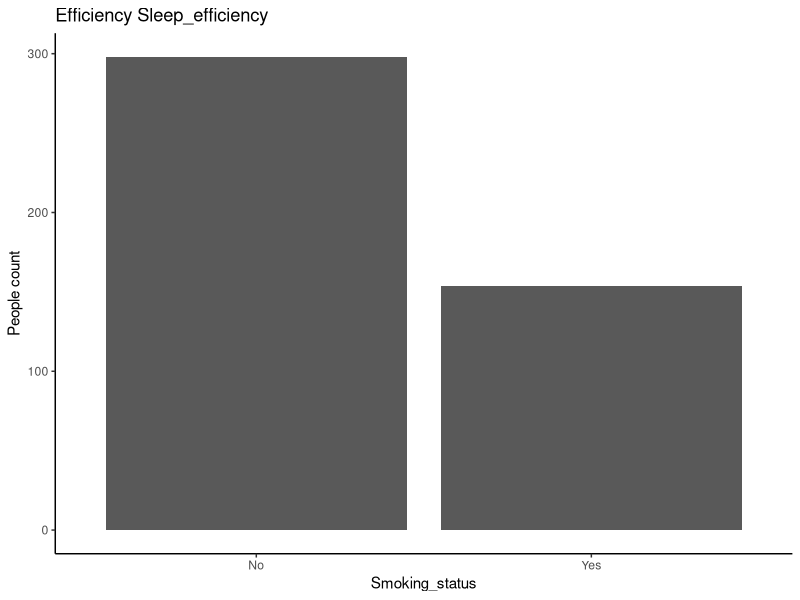
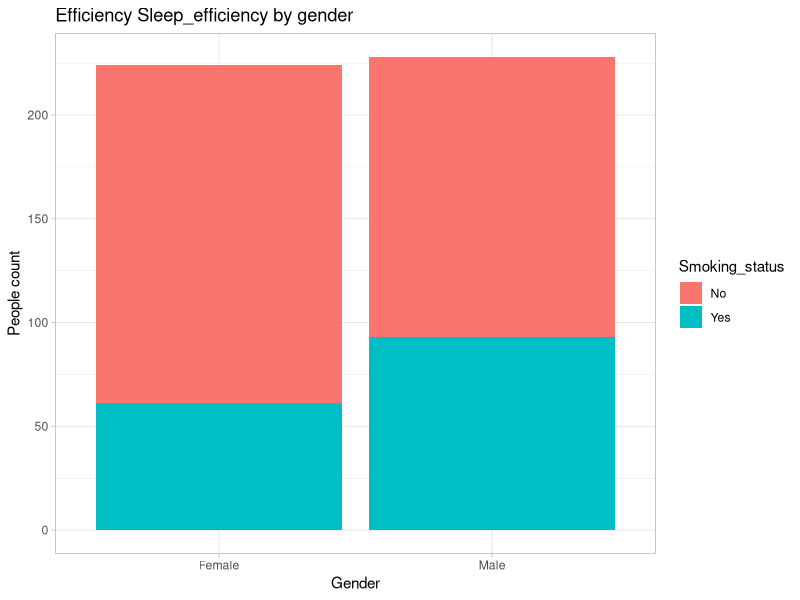
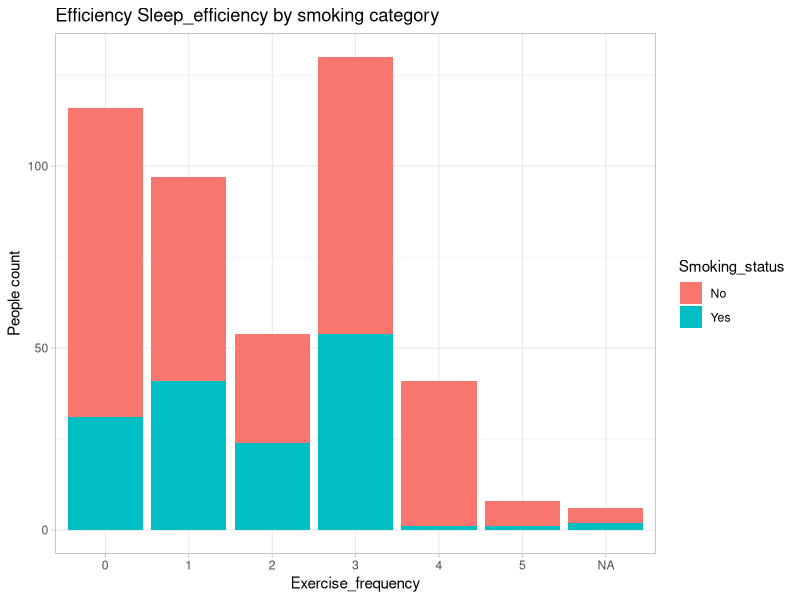
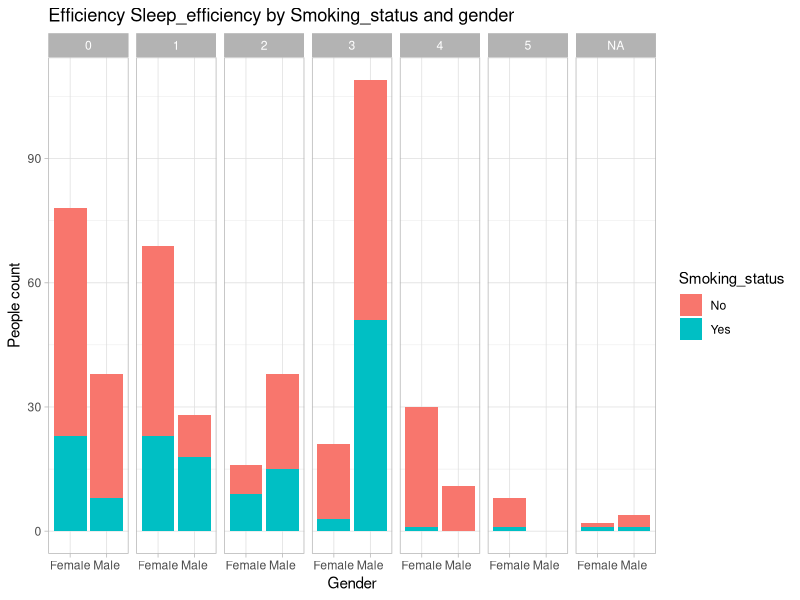
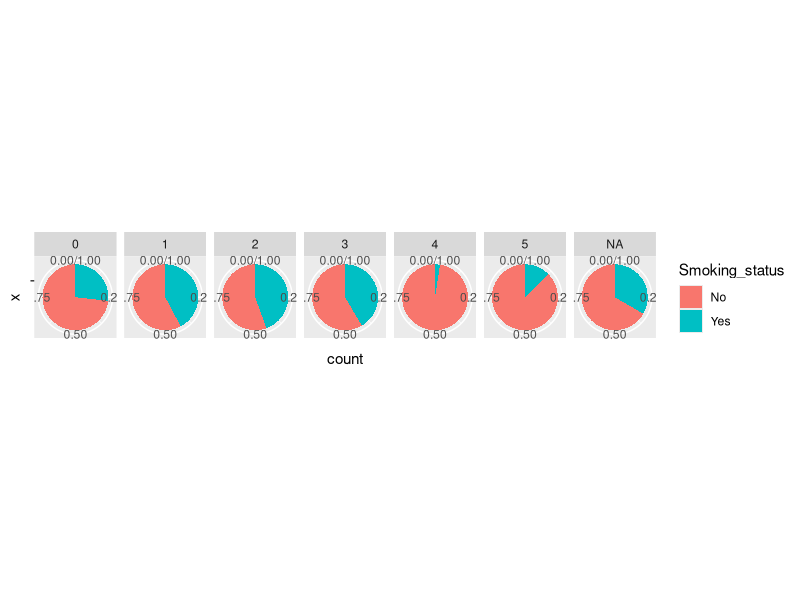
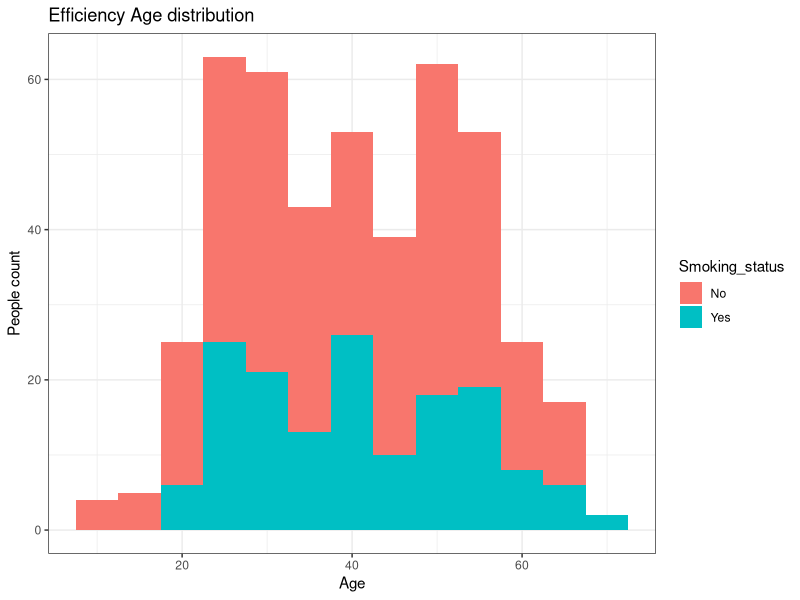
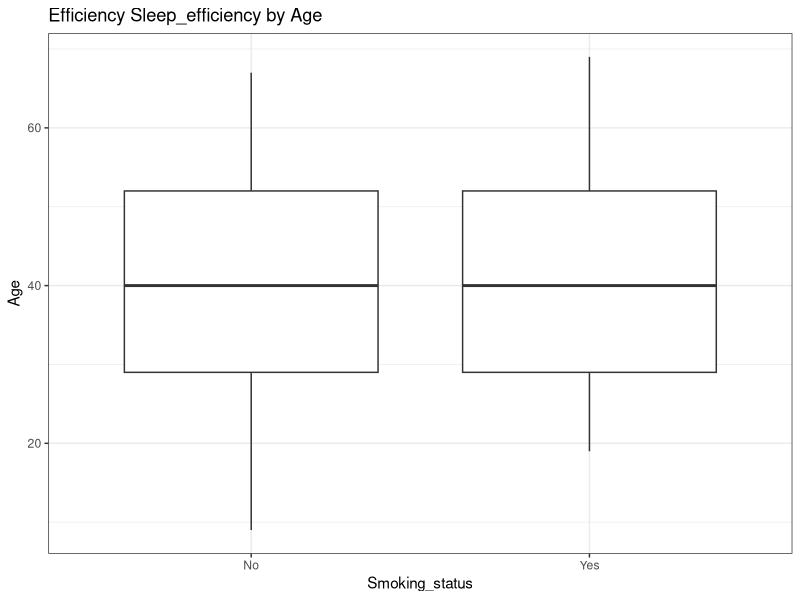
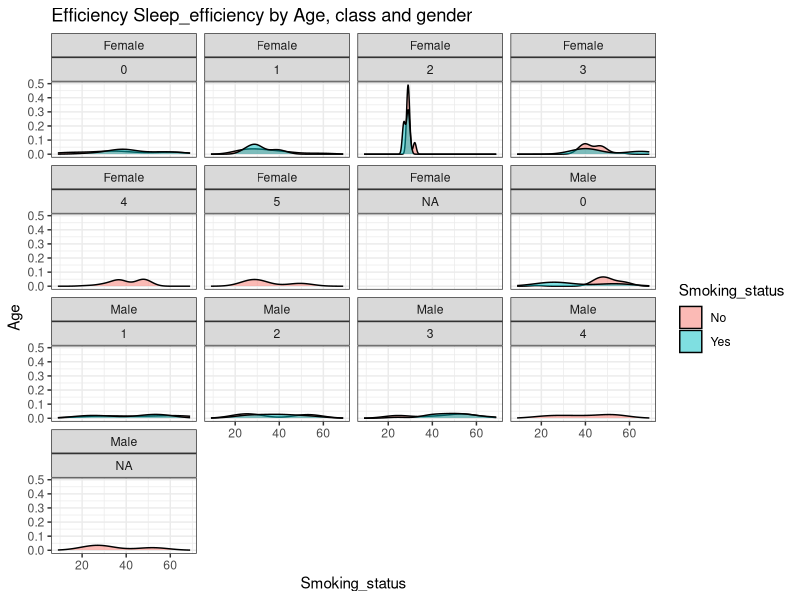

Source code (R) for these figures, in order:
#Importing Dataset
Efficiency <- read.csv("Efficiency.csv", stringsAsFactors = FALSE)

# Viewing Dataset
View(Efficiency)

# Datatypes Check
str(Efficiency)

# Datatype Conversion
Efficiency$Gender <- as.factor(Efficiency$Gender)
Efficiency$Exercise_frequency <- as.factor(Efficiency$Exercise_frequency)
Efficiency$Smoking_status <- as.factor(Efficiency$Smoking_status)
Efficiency$Sleep_efficiency <- as.factor(Efficiency$Sleep_efficiency)

# Datatypes Recheck
str(Efficiency)

# Express Table for people Smoking_status
prop.table(table(Efficiency$Smoking_status))

# Importing Library
library(ggplot2)


# People Survival Count Bar graph
ggplot(Efficiency, aes(x = Smoking_status)) + theme_classic() + 
  geom_bar() + 
  labs(y = "People count", title = "Efficiency Sleep_efficiency")


# Gender wise survival Plot
ggplot(Efficiency, aes(x = Gender, fill = Smoking_status)) + theme_light() + 
  geom_bar() + 
  labs(y = "People count", 
       title = "Efficiency Sleep_efficiency by gender")


# Plot for survival based on smoking category
ggplot(Efficiency, aes(x = Exercise_frequency, fill = Smoking_status)) + theme_light() + 
  geom_bar() + 
  labs(y = "People count", 
       title = "Efficiency Sleep_efficiency by smoking category")


# Plot for gender based Sleep_efficiency from each smoking category
ggplot(Efficiency, aes(x = Gender, fill = Smoking_status)) + theme_light() + 
  facet_grid(~Exercise_frequency) + geom_bar() + 
  labs(y = "People count", 
       title = "Efficiency Sleep_efficiency by Smoking_status and gender")


# Pie chart for Sleep_efficiency
ggplot(Efficiency, aes(x = "", fill = Smoking_status)) + 
  geom_bar(position = "fill") + 
  facet_grid(~Exercise_frequency) + coord_polar(theta = "y")


# Plot for Age group Sleep_efficiency distribution
ggplot(Efficiency, aes(x = Age, fill = Smoking_status)) + 
  theme_bw() + geom_histogram(binwidth = 5) +
  labs(y = "People count", x = "Age", 
       title = "Efficiency Age distribution")


# Box Plot for Sleep_efficiency by Age
ggplot(Efficiency, aes(x = Smoking_status, y = Age)) + theme_bw() + 
  geom_boxplot() + 
  labs(y = "Age", x = "Smoking_status", 
       title = "Efficiency Sleep_efficiency by Age")


# Density plot
ggplot(Efficiency, aes(x = Age, fill = Smoking_status)) + theme_bw() + 
  facet_wrap(Gender~Exercise_frequency) + geom_density(alpha = 0.5) + 
  labs(y = "Age", x = "Smoking_status", 
       title = "Efficiency Sleep_efficiency by Age, class and gender")
